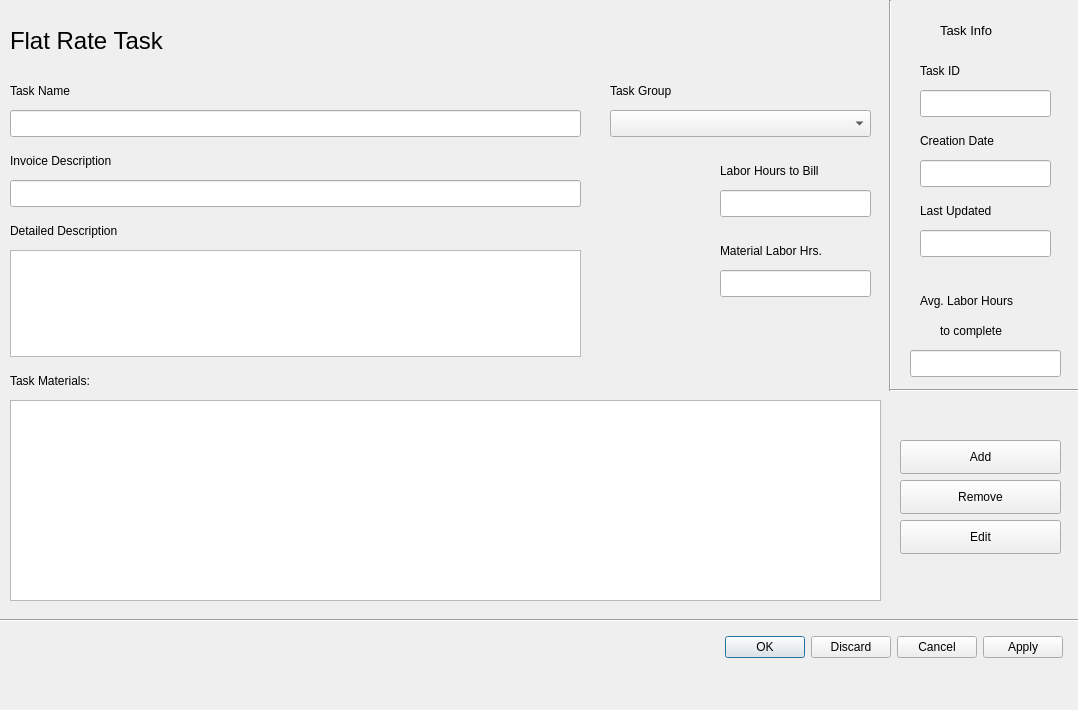
<?xml version="1.0" encoding="UTF-8"?>
<ui version="4.0">
 <class>DW_FlatRateTask</class>
 <widget class="QDockWidget" name="DW_FlatRateTask">
  <property name="geometry">
   <rect>
    <x>0</x>
    <y>0</y>
    <width>1078</width>
    <height>710</height>
   </rect>
  </property>
  <property name="windowTitle">
   <string>DockWidget</string>
  </property>
  <widget class="QWidget" name="dockWidgetContents">
   <widget class="QPushButton" name="pushButton">
    <property name="geometry">
     <rect>
      <x>900</x>
      <y>440</y>
      <width>161</width>
      <height>34</height>
     </rect>
    </property>
    <property name="text">
     <string>Add</string>
    </property>
   </widget>
   <widget class="QPushButton" name="pushButton_2">
    <property name="geometry">
     <rect>
      <x>900</x>
      <y>480</y>
      <width>161</width>
      <height>34</height>
     </rect>
    </property>
    <property name="text">
     <string>Remove</string>
    </property>
   </widget>
   <widget class="QPushButton" name="pushButton_3">
    <property name="geometry">
     <rect>
      <x>900</x>
      <y>520</y>
      <width>161</width>
      <height>34</height>
     </rect>
    </property>
    <property name="text">
     <string>Edit</string>
    </property>
   </widget>
   <widget class="QLineEdit" name="leditTaskName">
    <property name="geometry">
     <rect>
      <x>10</x>
      <y>110</y>
      <width>571</width>
      <height>27</height>
     </rect>
    </property>
   </widget>
   <widget class="Line" name="line">
    <property name="geometry">
     <rect>
      <x>880</x>
      <y>0</y>
      <width>21</width>
      <height>391</height>
     </rect>
    </property>
    <property name="orientation">
     <enum>Qt::Vertical</enum>
    </property>
   </widget>
   <widget class="Line" name="line_2">
    <property name="geometry">
     <rect>
      <x>890</x>
      <y>380</y>
      <width>191</width>
      <height>20</height>
     </rect>
    </property>
    <property name="orientation">
     <enum>Qt::Horizontal</enum>
    </property>
   </widget>
   <widget class="QLabel" name="label">
    <property name="geometry">
     <rect>
      <x>940</x>
      <y>20</y>
      <width>91</width>
      <height>21</height>
     </rect>
    </property>
    <property name="font">
     <font>
      <pointsize>10</pointsize>
     </font>
    </property>
    <property name="text">
     <string>Task Info</string>
    </property>
   </widget>
   <widget class="QLabel" name="lblCreateDate">
    <property name="geometry">
     <rect>
      <x>920</x>
      <y>130</y>
      <width>131</width>
      <height>21</height>
     </rect>
    </property>
    <property name="text">
     <string>Creation Date</string>
    </property>
   </widget>
   <widget class="QLabel" name="lblLastUpdate">
    <property name="geometry">
     <rect>
      <x>920</x>
      <y>200</y>
      <width>101</width>
      <height>21</height>
     </rect>
    </property>
    <property name="text">
     <string>Last Updated</string>
    </property>
   </widget>
   <widget class="QLineEdit" name="leditLastUpdate">
    <property name="geometry">
     <rect>
      <x>920</x>
      <y>230</y>
      <width>131</width>
      <height>27</height>
     </rect>
    </property>
   </widget>
   <widget class="QLineEdit" name="leditCreateDate">
    <property name="geometry">
     <rect>
      <x>920</x>
      <y>160</y>
      <width>131</width>
      <height>27</height>
     </rect>
    </property>
   </widget>
   <widget class="QLabel" name="lblTaskName">
    <property name="geometry">
     <rect>
      <x>10</x>
      <y>80</y>
      <width>271</width>
      <height>21</height>
     </rect>
    </property>
    <property name="text">
     <string>Task Name</string>
    </property>
   </widget>
   <widget class="QLabel" name="lblTaskID">
    <property name="geometry">
     <rect>
      <x>920</x>
      <y>60</y>
      <width>101</width>
      <height>21</height>
     </rect>
    </property>
    <property name="text">
     <string>Task ID</string>
    </property>
   </widget>
   <widget class="QLineEdit" name="leditTaskID">
    <property name="geometry">
     <rect>
      <x>920</x>
      <y>90</y>
      <width>131</width>
      <height>27</height>
     </rect>
    </property>
   </widget>
   <widget class="QComboBox" name="cboxTaskGroup">
    <property name="geometry">
     <rect>
      <x>610</x>
      <y>110</y>
      <width>261</width>
      <height>27</height>
     </rect>
    </property>
   </widget>
   <widget class="QLabel" name="lblTaskGroup">
    <property name="geometry">
     <rect>
      <x>610</x>
      <y>80</y>
      <width>241</width>
      <height>21</height>
     </rect>
    </property>
    <property name="text">
     <string>Task Group</string>
    </property>
   </widget>
   <widget class="QLabel" name="LblDockTitle">
    <property name="geometry">
     <rect>
      <x>10</x>
      <y>10</y>
      <width>231</width>
      <height>61</height>
     </rect>
    </property>
    <property name="font">
     <font>
      <pointsize>18</pointsize>
     </font>
    </property>
    <property name="text">
     <string>Flat Rate Task</string>
    </property>
   </widget>
   <widget class="QLabel" name="lblTaskMaterials">
    <property name="geometry">
     <rect>
      <x>10</x>
      <y>370</y>
      <width>191</width>
      <height>21</height>
     </rect>
    </property>
    <property name="text">
     <string>Task Materials:</string>
    </property>
   </widget>
   <widget class="QLineEdit" name="leditInvoiceDescription">
    <property name="geometry">
     <rect>
      <x>10</x>
      <y>180</y>
      <width>571</width>
      <height>27</height>
     </rect>
    </property>
   </widget>
   <widget class="QLabel" name="lblInvoiceDescription">
    <property name="geometry">
     <rect>
      <x>10</x>
      <y>150</y>
      <width>181</width>
      <height>21</height>
     </rect>
    </property>
    <property name="text">
     <string>Invoice Description</string>
    </property>
   </widget>
   <widget class="QTextEdit" name="teditDetaildDescription">
    <property name="geometry">
     <rect>
      <x>10</x>
      <y>250</y>
      <width>571</width>
      <height>107</height>
     </rect>
    </property>
   </widget>
   <widget class="QLabel" name="lblDetailedDescription">
    <property name="geometry">
     <rect>
      <x>10</x>
      <y>220</y>
      <width>321</width>
      <height>21</height>
     </rect>
    </property>
    <property name="text">
     <string>Detailed Description</string>
    </property>
   </widget>
   <widget class="QTableView" name="tblviewTaskMaterials">
    <property name="geometry">
     <rect>
      <x>10</x>
      <y>400</y>
      <width>871</width>
      <height>201</height>
     </rect>
    </property>
   </widget>
   <widget class="QLineEdit" name="leditMaterialHours">
    <property name="geometry">
     <rect>
      <x>720</x>
      <y>270</y>
      <width>151</width>
      <height>27</height>
     </rect>
    </property>
    <property name="text">
     <string/>
    </property>
   </widget>
   <widget class="QLabel" name="lblMaterialHrs">
    <property name="geometry">
     <rect>
      <x>720</x>
      <y>240</y>
      <width>151</width>
      <height>21</height>
     </rect>
    </property>
    <property name="text">
     <string>Material Labor Hrs.</string>
    </property>
   </widget>
   <widget class="QLineEdit" name="leditBillHours">
    <property name="geometry">
     <rect>
      <x>720</x>
      <y>190</y>
      <width>151</width>
      <height>27</height>
     </rect>
    </property>
    <property name="text">
     <string/>
    </property>
   </widget>
   <widget class="QLabel" name="lblBillHours">
    <property name="geometry">
     <rect>
      <x>720</x>
      <y>160</y>
      <width>151</width>
      <height>21</height>
     </rect>
    </property>
    <property name="text">
     <string>Labor Hours to Bill</string>
    </property>
   </widget>
   <widget class="QLabel" name="label_13">
    <property name="geometry">
     <rect>
      <x>920</x>
      <y>290</y>
      <width>131</width>
      <height>21</height>
     </rect>
    </property>
    <property name="text">
     <string>Avg. Labor Hours</string>
    </property>
   </widget>
   <widget class="QLineEdit" name="leditAvgComplete">
    <property name="geometry">
     <rect>
      <x>910</x>
      <y>350</y>
      <width>151</width>
      <height>27</height>
     </rect>
    </property>
    <property name="text">
     <string/>
    </property>
   </widget>
   <widget class="QLabel" name="label_14">
    <property name="geometry">
     <rect>
      <x>940</x>
      <y>320</y>
      <width>91</width>
      <height>21</height>
     </rect>
    </property>
    <property name="text">
     <string>to complete</string>
    </property>
   </widget>
   <widget class="Line" name="line_3">
    <property name="geometry">
     <rect>
      <x>0</x>
      <y>610</y>
      <width>1081</width>
      <height>20</height>
     </rect>
    </property>
    <property name="orientation">
     <enum>Qt::Horizontal</enum>
    </property>
   </widget>
   <widget class="QDialogButtonBox" name="buttonBox">
    <property name="geometry">
     <rect>
      <x>552</x>
      <y>630</y>
      <width>511</width>
      <height>34</height>
     </rect>
    </property>
    <property name="standardButtons">
     <set>QDialogButtonBox::Apply|QDialogButtonBox::Cancel|QDialogButtonBox::Discard|QDialogButtonBox::Ok</set>
    </property>
   </widget>
  </widget>
 </widget>
 <resources/>
 <connections/>
</ui>
